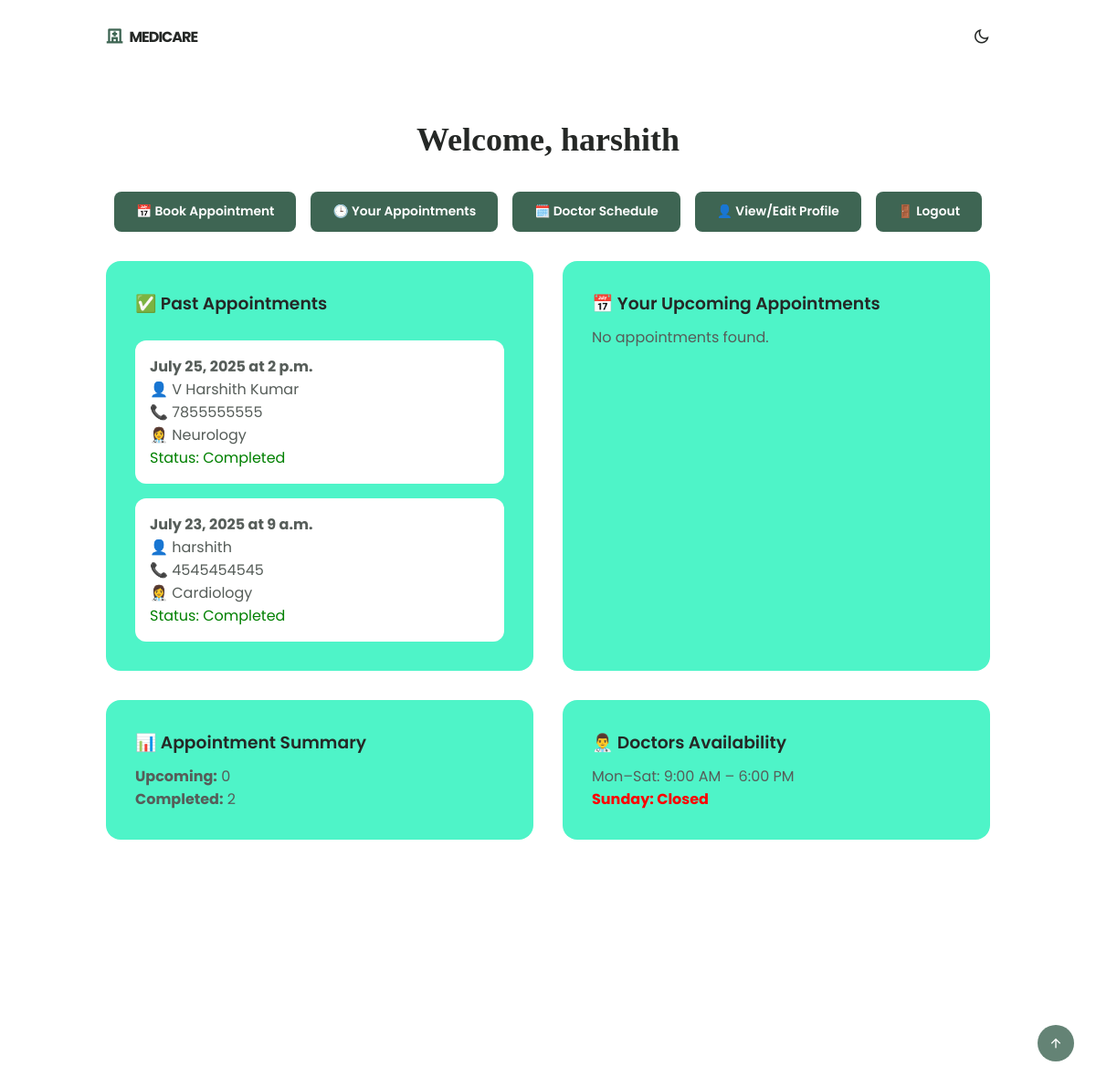
/patient_dashboard (signed in), run on the app's committed database.
### booking/models.py (models this page shows, shortened)
class Appointment(models.Model):
    user = models.ForeignKey(User, on_delete=models.CASCADE, related_name='appointments')
    full_name = models.CharField(max_length=100, default="abc")
    email = models.EmailField()
    contact = models.CharField(max_length=15, default="avd")
    date = models.DateField()
    time = models.TimeField()
    department = models.CharField(max_length=100, default="General")
    symptoms = models.TextField(blank=True,max_length=100)

### booking/views.py (the view)
# urls.py: path('patient_dashboard', views.patient_dashboard, name='patient_dashboard'),
@login_required(login_url='/patient_login/')
def patient_dashboard(request):
    today = now().date()
    current_time = now().time()
    upcoming = Appointment.objects.filter(
        user=request.user
    ).filter(
        date__gt=today
    ) | Appointment.objects.filter(
        user=request.user,
        date=today,
        time__gte=current_time
    )
    completed = Appointment.objects.filter(
        user=request.user,
        date__lt=today
    ) | Appointment.objects.filter(
        user=request.user,
        date=today,
        time__lt=current_time
    )
    context = {
        'appointments': upcoming.order_by('date', 'time')[:3],  # Only 3 upcoming preview
        'completed_appointments': completed.order_by('-date', '-time')[:3],  # Preview last 3 completed
        'upcoming_count': upcoming.count(),
        'completed_count': completed.count(),
        'user': request.user,
    }
    return render(request, 'patient_dashboard.html', context)

### templates/patient_dashboard.html (shortened to what this page needs)
{% load static %}
<!DOCTYPE html>
<html lang="en">
<head>
  <link href="https://cdn.jsdelivr.net/npm/remixicon@2.5.0/fonts/remixicon.css" rel="stylesheet" />
  <link rel="stylesheet" href="{% static 'css/styles.css' %}" />
</head>
<body>
  <header class="header" id="header">
    <nav class="nav container">
      <a href="#" class="nav__logo">
        <i class="ri-hospital-line nav__logo-icon"></i> MediCare
      </a>
      <div class="nav__btns">
        <i class="ri-moon-line change-theme" id="theme-button"></i>
      </div>
    </nav>
  </header>
  <main class="section container">
    <h2 class="section__title-center heading">Welcome, {{ user.username }}</h2>
    <div class="dashboard__buttons">
      <a style="font-size: 13.8px;" href="{% url 'book_appointment' %}">📅 Book Appointment</a>
      <a style="font-size: 13.8px;" href="{% url 'your_appointments_view' %}">🕒 Your Appointments</a>
      <a style="font-size: 13.8px;" href="{% url 'doctor_schedule' %}">🗓️ Doctor Schedule</a>
      <a style="font-size: 13.8px;" href="{% url 'profile_view_edit' %}">👤 View/Edit Profile</a>
      <a style="font-size: 13.8px;" href="{% url 'logout' %}">🚪 Logout</a>
    </div>
    <div class="dashboard__grid">
<div class="dashboard__card">
  <h3 style="padding-bottom: 10px;">✅ Past Appointments</h3>
  {% if completed_appointments %}
    <div style="display: flex; flex-direction: column; gap: 1rem; margin-top: 1rem;">
      {% for appointment in completed_appointments %}
        <div class="appointment-card">
          <p><strong>{{ appointment.date }} at {{ appointment.time }}</strong></p>
          <p>👤 {{ appointment.full_name }}</p>
          <p>📞 {{ appointment.contact }}</p>
          <p>👩‍⚕️ {{ appointment.department }}</p>
          <p style="color: green;">Status: Completed</p>
        </div>
      {% endfor %}
    </div>
  {% else %}
    <p>No past appointments found.</p>
  {% endif %}
</div>
      <div class="dashboard__card">
        <h3 style="padding-bottom: 10px;">📅 Your Upcoming Appointments</h3>
        {% if appointments %}
          <div style="display: flex; flex-direction: column; gap: 1rem; margin-top: 1rem;">
            {% for appointment in appointments %}
              <div class="appointment-card">
                <p><strong>{{ appointment.date }} at {{ appointment.time }}</strong></p>
                <p>👤 {{ appointment.full_name }}</p>
                <p>📞 {{ appointment.contact }}</p>
                <p>👩‍⚕️ {{ appointment.department }}</p>
              </div>
            {% endfor %}
            <a href="{% url 'your_appointments_view' %}" style="margin-top: 1rem; text-align:center; color: var(--first-color); text-decoration: underline;">🔍 View All</a>
          </div>
        {% else %}
          <p>No appointments found.</p>
        {% endif %}
      </div>
      <div class="dashboard__card">
        <h3 style="padding-bottom: 10px;">📊 Appointment Summary</h3>
        <p><strong>Upcoming:</strong> {{ upcoming_count }}</p>
        <p><strong>Completed:</strong> {{ completed_count }}</p>
      </div>
      <div class="dashboard__card">
        <h3 style="padding-bottom: 10px;">👨‍⚕️ Doctors Availability</h3>
        <p>Mon–Sat: 9:00 AM – 6:00 PM</p>
        <p style="color: red;"><strong>Sunday: Closed</strong></p>
      </div>
    </div>
  </main>
  <a href="#" class="scrollup" id="scroll-up">
    <i class="ri-arrow-up-line scrollup__icon"></i>
  </a>
</body>
</html>

### static/css/styles.css (style rules this page uses)
:root { --header-height: 3.5rem; --hue: 152; --first-color: hsl(var(--hue), 24%, 32%); --first-color-alt: hsl(var(--hue), 24%, 28%); --first-color-light: hsl(var(--hue), 24%, 66%); --first-color-lighten: hsl(var(--hue), 24%, 92%); --title-color: hsl(var(--hue), 4%, 15%); --text-color: hsl(var(--hue), 4%, 35%); --text-color-light: hsl(var(--hue), 4%, 55%); --body-color: hsl(var(--hue), 0%, 100%); --container-color:#4ef4c8; --body-font: 'Poppins', sans-serif; --big-font-size: 2rem; --h1-font-size: 1.5rem; --h2-font-size: 1.25rem; --h3-font-size: 1rem; --normal-font-size: .938rem; --small-font-size: .813rem; --smaller-font-size: .75rem; --font-medium: 500; --font-semi-bold: 600; --mb-0-5: .5rem; --mb-0-75: .75rem; --mb-1: 1rem; --mb-1-5: 1.5rem; --mb-2: 2rem; --mb-2-5: 2.5rem; --z-tooltip: 10; --z-fixed: 100; }
@media screen and (min-width: 968px) { :root { --big-font-size: 3.5rem; --h1-font-size: 2.25rem; --h2-font-size: 1.5rem; --h3-font-size: 1.25rem; --normal-font-size: 1rem; --small-font-size: .875rem; --smaller-font-size: .813rem; } }
* { box-sizing: border-box; padding: 0; margin: 0; }
html { scroll-behavior: smooth; }
body, button, input, textarea { font-family: var(--body-font); font-size: var(--normal-font-size); }
body { margin: var(--header-height) 0 0 0; background-color: var(--body-color); color: var(--text-color); transition: .4s; }
h1,h2,h3 { color: var(--title-color); font-weight: var(--font-semi-bold); }
a { text-decoration: none; }
.change-theme { color: var(--title-color); font-size: 1.15rem; cursor: pointer; }
.nav__btns { display: inline-flex; align-items: center; column-gap: 1rem; }
.section { padding: 5.5rem 0 1rem; }
.section__title, .section__title-center { font-size: var(--h2-font-size); margin-bottom: var(--mb-2); line-height: 140%; }
.section__title-center { text-align: center; }
.container { max-width: 968px; margin-left: var(--mb-1-5); margin-right: var(--mb-1-5); }
.header { width: 100%; background-color: var(--body-color); position: fixed; top: 0; left: 0; z-index: var(--z-fixed); transition: .4s; }
.nav { height: var(--header-height); display: flex; justify-content: space-between; align-items: center; }
.nav__logo, .nav__toggle, .nav__close { color: var(--title-color); }
.nav__logo { text-transform: uppercase; font-weight: 700; letter-spacing: -1px; display: inline-flex; align-items: center; column-gap: .5rem; transition: .3s; }
.nav__logo-icon { font-size: 1.15rem; color: var(--first-color); }
.scrollup { position: fixed; background-color: var(--first-color); right: 1rem; bottom: -30%; display: inline-flex; padding: .5rem; border-radius: .25rem; z-index: var(--z-tooltip); opacity: .8; transition: .4s; }
.scrollup__icon { font-size: 1rem; color: #FFF; }
@media screen and (min-width: 767px) { body { margin: 0; } }
@media screen and (min-width: 767px) { .nav { height: calc(var(--header-height) + 1.5rem); column-gap: 3rem; } }
@media screen and (min-width: 992px) { .container { margin-left: auto; margin-right: auto; } }
@media screen and (min-width: 992px) { .section { padding: 8rem 0 1rem; } }
@media screen and (min-width: 992px) { .section__title, .section__title-center { font-size: var(--h1-font-size); } }
@media screen and (min-width: 1200px) { .scrollup { right: 3rem; } }

### templates/patient_dashboard.html (style rules this page uses)
.dashboard__grid { display: grid; grid-template-columns: repeat(auto-fit, minmax(320px, 1fr)); gap: 2rem; margin-top: 2rem; }
.dashboard__card { background-color: var(--container-color); padding: 2rem; border-radius: 1rem; box-shadow: var(--box-shadow); position: relative; }
.dashboard__buttons { display: flex; flex-wrap: wrap; gap: 1rem; justify-content: center; margin-bottom: 2rem; }
.dashboard__buttons a { background-color: var(--first-color); color: #fff; padding: 0.75rem 1.5rem; border-radius: 0.5rem; text-decoration: none; font-weight: 600; transition: 0.3s; }
.appointment-card { background-color: var(--body-color); border: 1px solid var(--border-color); border-radius: 0.75rem; padding: 1rem; box-shadow: var(--box-shadow); width: 100%; }
.scrollup { position: fixed; right: 1.5rem; bottom: 2rem; background-color: var(--first-color); color: #fff; padding: 0.75rem; border-radius: 50%; font-size: 1.25rem; cursor: pointer; }
.heading { font-family: 'Times New Roman', Times, serif; }

### data on the page
Appointment: date "July 25, 2025", time "2 p.m.", full_name "V Harshith Kumar", contact "7855555555", department "Neurology"
Appointment: date "July 23, 2025", time "9 a.m.", full_name "harshith", contact "4545454545", department "Cardiology"

### other printed values
{{ user.username }} "harshith"
{{ upcoming_count }} "0"
{{ completed_count }} "2"
